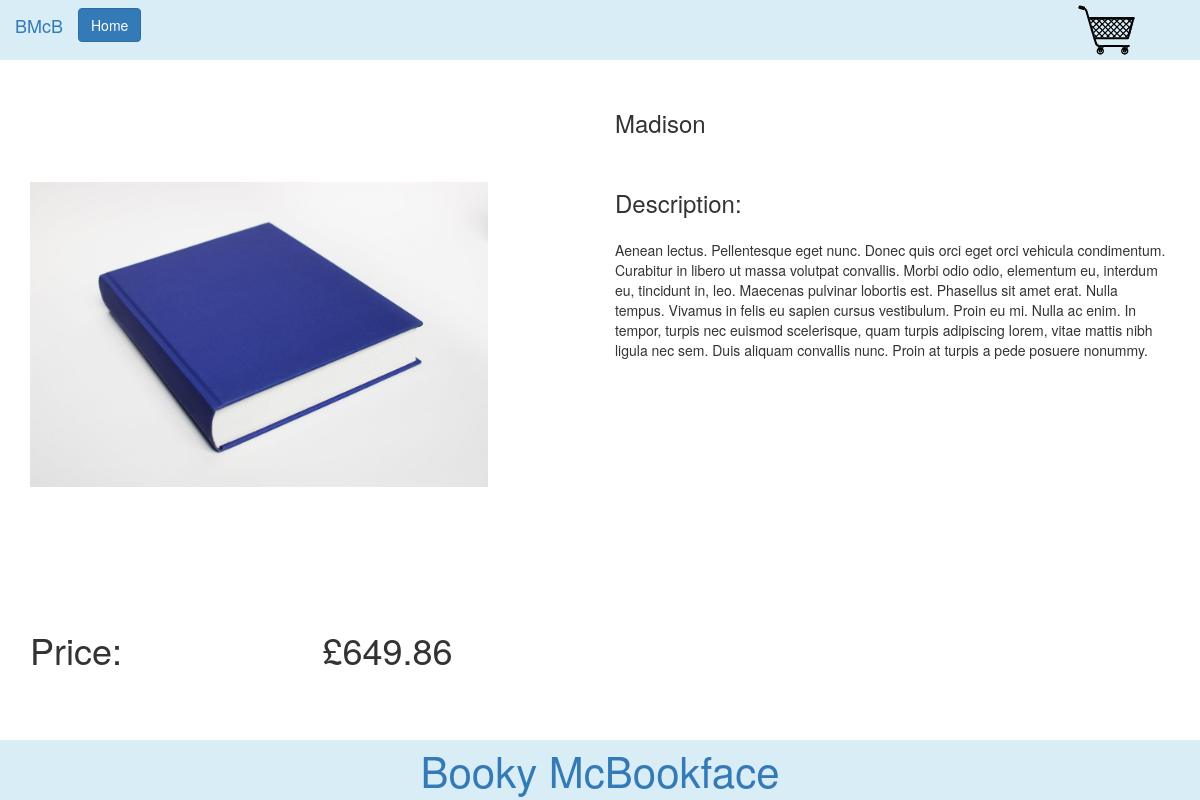
Screenshot of /individualBookPage.php?id=60 with the database file from the repository.
### tables this page shows
CREATE TABLE `books` (
  `id` int(11) unsigned NOT NULL AUTO_INCREMENT,
  `title` varchar(255) NOT NULL DEFAULT '',
  `price` float(7,2) NOT NULL,
  `description` blob NOT NULL,
  `image` varchar(255) NOT NULL DEFAULT '',
  PRIMARY KEY (`id`)
);

### src/DbConnector.php (called while the page is built, shortened)
<?php
class DbConnector
{
    private $db;
    public function __construct()
    {
        $this->db = new \PDO('mysql:host=127.0.0.1;dbname=bookStore', 'root', '');
    }
    public function getDb() {
        return $this->db;
    }
}

### src/Book.php (called while the page is built, shortened)
<?php
class Book
{
    public $price;
    public function __construct(\PDO $db = null, int $id = null)
    {
        $this->db = $db;
        try {
            if (isset($id)) {
                $query = $this->db->prepare("SELECT `id`, `title`, `price`, `description`, `image` FROM `books` WHERE `id` = :id;");
                $query->bindParam(":id", $id, \PDO::PARAM_INT);
                $query->execute();
                $book = $query->fetch();
                if ($book) {
                    $this->id = $book['id'];
                    $this->title = $book['title'];
                    $this->price = $book['price'];
                    $this->description = $book['description'];
                    $this->image = $book['image'];
                }
            }
        } catch (\Exception $e) {
            return FALSE;
        }
    }
    public function displayPrice()
    {
        return '£' . $this->price;
    }
}

### individualBookPage.php (the view, shortened to what this page needs)
<?php
if (isset($_GET['id'])) {
    $conn = new \App\DbConnector();
    $individualBook = new \App\Book($conn->getDb(), $_GET['id']);
}
?>
<!doctype html>
<html lang="en">
<head>
    <link rel="stylesheet" type="text/css" href="css/lib/bootstrap.min.css">
    <link rel="stylesheet" type="text/css" href="css/styles.css">
</head>
<body>
<div class="stickyFooterExcluder">
    <?php include "includes/header.php";
    if (empty($individualBook) || !$individualBook->id) {
        echo '<div class="alert alert-danger" role="alert">Book does not exist</div>';
    } else {
    ?>
    <div class="container">
        <div class="row content">
            <div class="col-xs-5 individualBookImage">
                <img src="<?php echo $individualBook->image; ?>"/>
            </div>
            <div class="col-xs-offset-1 col-xs-6 individualBookTitle">
                <h3><?php echo $individualBook->title; ?></h3>
            </div>
            <div class="col-xs-offset-1 col-xs-6 individualBookDescriptionHeader">
                <h3>Description:</h3>
            </div>
            <div class="col-xs-offset-1 col-xs-6 individualBookDescription">
                <p><?php echo $individualBook->description; ?></p>
            </div>
        </div>
        <div class="row">
            <div class="col-xs-2 individualBookPrice">
                <h1>Price:</h1>
            </div>
            <div class="col-xs-2 col-xs-offset-1 individualBookPrice">
                <h1><?php echo $individualBook->displayPrice(); ?></h1>
            </div>
        </div>
    </div>
</div>
<?php } ?>
<?php include "includes/footer.php" ?>
</body>
</html>

### css/styles.css (style rules this page uses)
body { min-width: 970px; }
h1 { margin: 0; padding: 20px 0; }
.content { margin: 20px -15px; }
.individualBookImage { height: 500px; }
.individualBookImage img { width: 100%; margin: 20% auto; }
.individualBookTitle { height: 75px; }
.individualBookDescription { height: 350px; }
.individualBookDescriptionHeader h3 { margin: 0; line-height: 75px; }
.stickyFooterExcluder { min-height: calc(100vh - 80px); }

### rows the page displays
books: image (picture), title "Madison", description "Aenean lectus. Pellentesque eget nunc. Donec quis orci eget orci vehicula condimentum. Curabitur in libero ut massa volutpat convallis. Morbi odio odio, elementum eu, interdum eu, tincidunt in, leo. Maecenas pulvinar lobortis est. Phasellus sit amet erat. Nulla tempus. Vivamus in felis eu sapien cursus vestibulum. Proin eu mi. Nulla ac enim. In tempor, turpis nec euismod scelerisque, quam turpis adipiscing lorem, vitae mattis nibh ligula nec sem. Duis aliquam convallis nunc. Proin at turpis a pede posuere nonummy.", price "£649.86"
